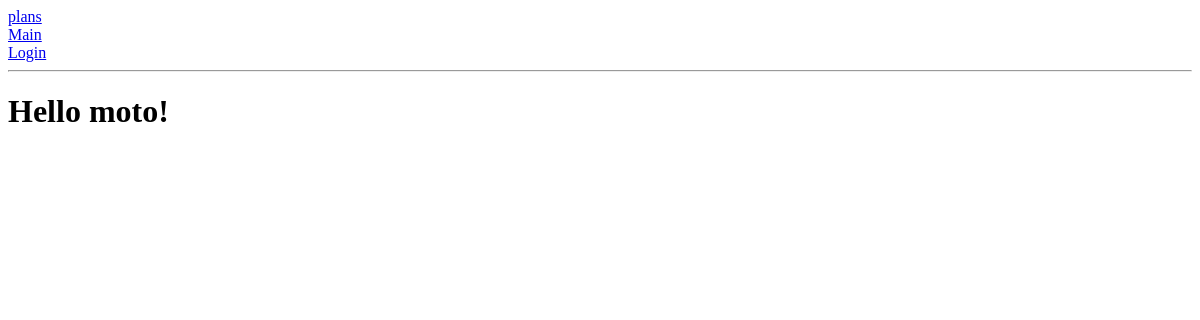
The page /index on the database as committed earlier.
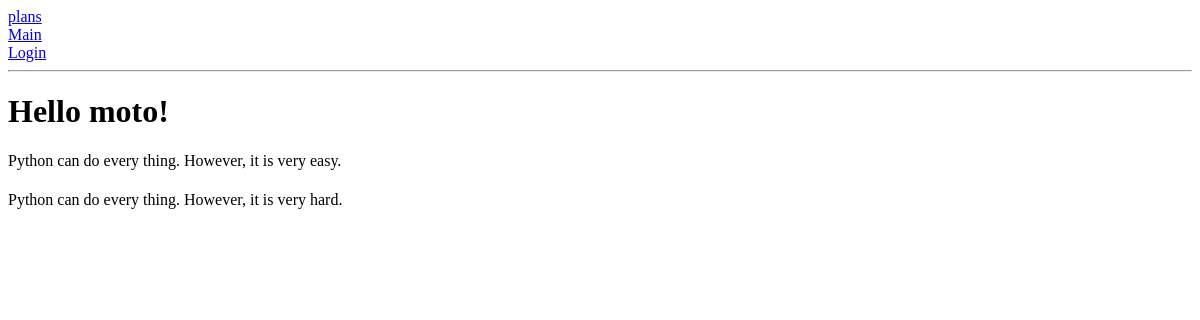
The same page on the database as committed later.
### app/models.py (models this page shows, shortened)
class Post(db.Model):
    id = db.Column(db.Integer, primary_key=True)
    title = db.Column(db.String(20))
    subtitle = db.Column(db.String(40))
    body = db.Column(db.String(280))
    user_id = db.Column(db.Integer, db.ForeignKey('user.id'))

### app/routes.py (the view)
@app.route('/')
@app.route('/index')
def Index():
    user2 = {'username4': 'moto'}
    a3title = {'username15': 'Dov'}
    posts2 = Post.query.all()
    return render_template('index.html', user1=user2, posts5=posts2, title=a3title)

### app/templates/index.html
{% extends "base.html" %}
{% block content %}
    <h1>Hello {{user1.username4}}!</h1>
       {% for post in posts5 %}
       <div><H1>{{ post.title.main }}</H1>{{ post.body }}</div>
       {% endfor %}
{% endblock %}

### app/templates/base.html (shortened to what this page needs)
<!DOCTYPE html>
<html lang="en">
<head>
</head>
<body>
    <div><a href="/plans">plans</a></div>
    <div><a href="/">Main</a></div>
    {% if current_user.is_anonymous %}
        <a href="{{ url_for('login') }}">Login</a>
        {% else %}
        <a href="{{ url_for('logout') }}">Logout</a>
        <div>Hello, {{current_user.username}}!</div>
        {% endif %}
    <hr>
    {% block content %}{% endblock %}
</body>
</html>

Rows that differ between the two databases and show on the page:
added Post: body "Python can do every thing. However, it is very easy."
added Post: body "Python can do every thing. However, it is very hard."
